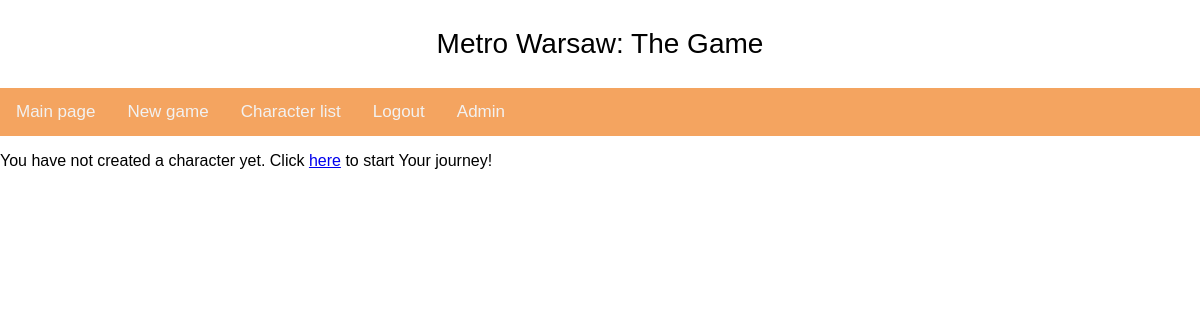
The page /metro_app/character_list/ (signed in) on the database as committed earlier.
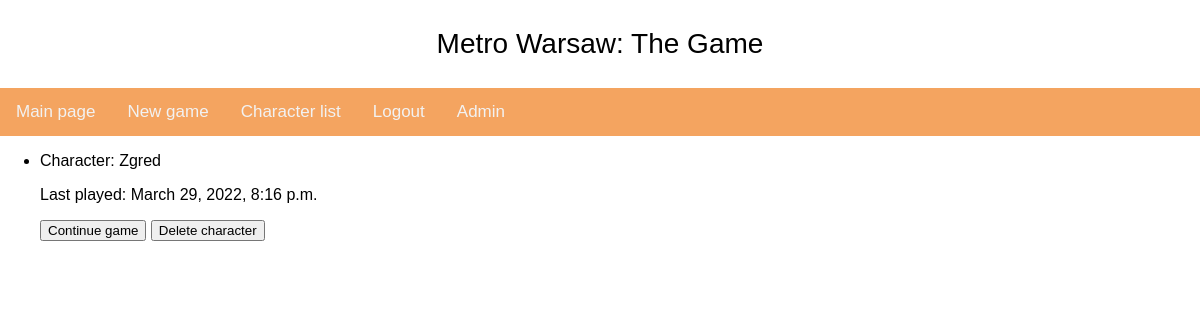
The same page on the database as committed later.
### metro_app/models.py (models this page shows, shortened)
class Character(models.Model):
    name = models.CharField(max_length=32)
    bullets = models.IntegerField(default=0)
    health = models.SmallIntegerField(default=10)
    user = models.ForeignKey(User, on_delete=models.CASCADE)
    save_date = models.DateTimeField(auto_now_add=True)
    equipment = models.ManyToManyField(Equipment, through='CharacterEquipment')
    location = models.ForeignKey(Location, default=1, on_delete=models.SET_DEFAULT)

### metro_app/views.py (the view)
# urls.py: path('character_list/', views.CharacterListView.as_view(), name='character_list'),
class CharacterListView(LoginRequiredMixin, ListView):
    def get_queryset(self):
        user_id = User.objects.get(id=self.request.user.id)
        return Character.objects.filter(user=user_id)
    template_name = 'metro_app/character_list.html'

### templates/metro_app/character_list.html
{% extends 'base.html' %}
{% block block_1 %}
    {% if not object_list %}
    <p>You have not created a character yet. Click <a href='{% url 'new_game' %}'>here</a> to start Your journey!</p>
    {% else %}
    <ul>
    {% for character in object_list %}
        <li>Character: {{ character.name }}
            <p>Last played: {{ character.save_date }}</p>
            <p><button onclick=window.location.href='{% url 'game' character.id %}'>Continue game</button>
           <button onclick=window.location.href='{% url 'delete' character.id %}'>Delete character</button></p></li>
    {% endfor %}
    </ul>
    {% endif %}
{% endblock %}

Rows that differ between the two databases and show on the page:
added Character: name "Zgred", save_date "March 29, 2022, 8:16 p.m."
Other text that changed with them:
text no longer shown: "You have not created a character yet. Click here to start Your journey!"
